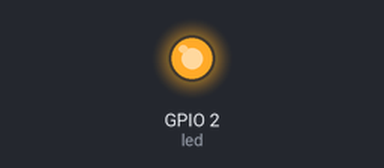
Simulated run of this sketch. Board: ESP8266 (NodeMCU). On the bench: output pins drawn as LEDs (lit = HIGH). WiFi joins after 1.5 s; servers stay silent unless stated; what the sketch prints to the serial monitor is not drawn.

Above: at 0.1 s.
At 1.6 s:
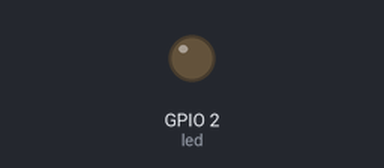
Timing chart, 0 to 3.1 s (numbered marks = the images above):
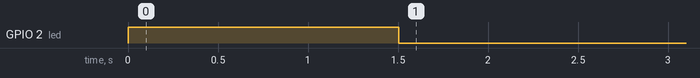

The sketch:

nodemcu.ino
```cpp
#include <ESP8266WiFi.h>

int led = LED_BUILTIN;
String DATA_STRING = "The Quick Brown Fox Jumped Over The Lazy Dog.\n";

const char* ssid = "YOURSSIDHERE";
const char* passwd = "YOURPASSWDHERE";
const char* host_addr = "YOURHOSTADDRHERE";
const int host_port = 8888;

WiFiClient client;

void setup() {
  pinMode(led, OUTPUT);
  pinMode(led, HIGH);

  Serial.begin(115200);
  Serial.println();

  // Connect to Wifi AP
  WiFi.begin(ssid, passwd);

  Serial.print("Connecting");
  toggleLED();
  while (WiFi.status() != WL_CONNECTED)
  {
    delay(500);
    Serial.print(".");
  }
  Serial.println();

  Serial.print("Connected, IP address: ");
  Serial.println(WiFi.localIP());
  toggleLED();

  // Create TCP connection
  client.setNoDelay(true);
  if (!client.connect(host_addr, host_port)) {
    Serial.println("connection failed");
    digitalWrite(led, HIGH);
    return;
  } else {
    Serial.printf("Connected to server %s:%d\r\n", host_addr, host_port);
  }
}

void loop() {
  // send data to be echoed
//  Serial.println("Sending data...");
  client.print(DATA_STRING);

  // wait for response until timeout
//  Serial.println("Waiting for response...");
  unsigned long timeout = millis();
  while (client.available() == 0) {
    if (millis() - timeout > 5000) {
      Serial.println(">>> Client Timeout !");
      delay(0);   // resets watchdog
      return;
    }
  }

  // receive and print data
//  Serial.println("Received response:\n");
  while (client.available()) {
    String rx_string = client.readStringUntil('\n');
//    Serial.print(rx_string);
  }

  delay(0);       // resets watchdog
  toggleLED();
//  Serial.println("--------------\n\n\n");
}

void toggleLED() {
  digitalWrite(led, !digitalRead(led));
}
```
